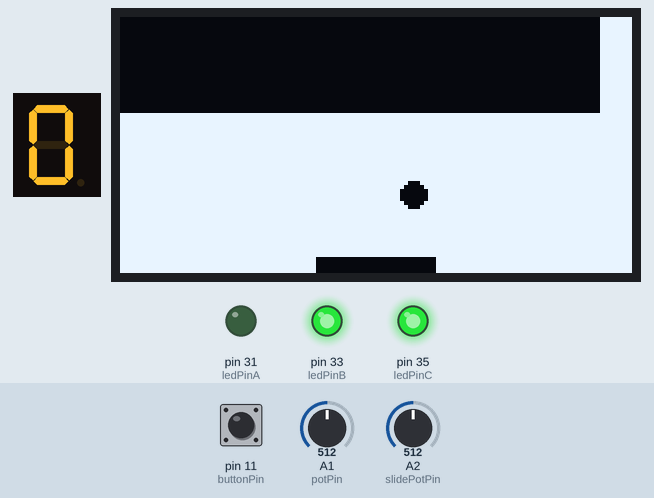
Simulated run of this sketch. Board: Arduino Mega 2560, built with avr-gcc and run on an emulated ATmega2560. Parts: 1-digit seven-segment display, 128×64 one-colour display, output pins drawn as LEDs (lit = HIGH). Wiring (from diagram.json): 1-digit 7-segment display, segments lit when LOW: segments pin 2, pin 3, pin 4, pin 5, pin 6, pin 7, pin 8. The inputs (shaded band) are chosen by the test bench; at power-on: A2 (slidePotPin) = 512, pin 11 (buttonPin) HIGH, A1 (potPin) = 512. The display library's start-up logo is not drawn; the segment pins are drawn as the display they are named for; pins used as bus, display or sensor lines are not drawn; what the sketch prints to the serial monitor is not drawn.

Above: at 3.2 s.
3.3 s: A2 (slidePotPin) set to 611
At 3.8 s:
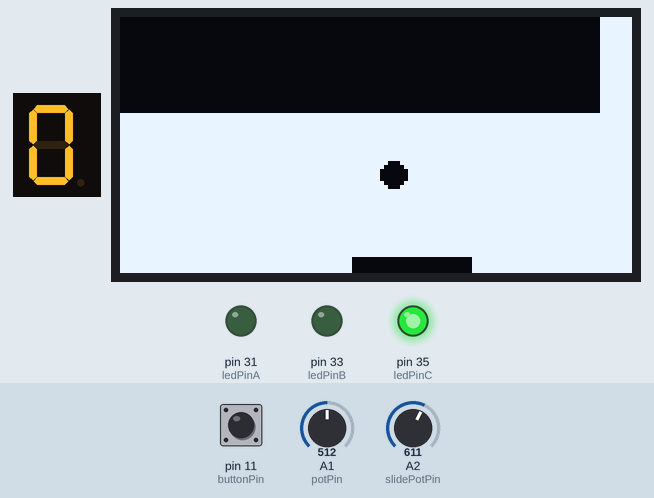
At 5.0 s:
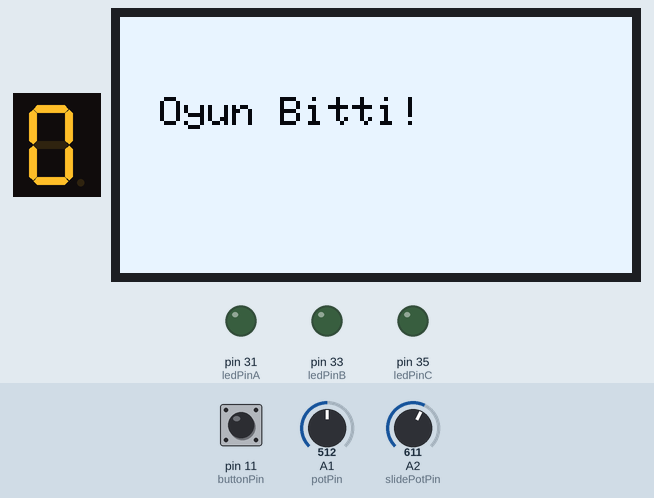
5.7 s: A2 (slidePotPin) set to 643
At 53.3 s:
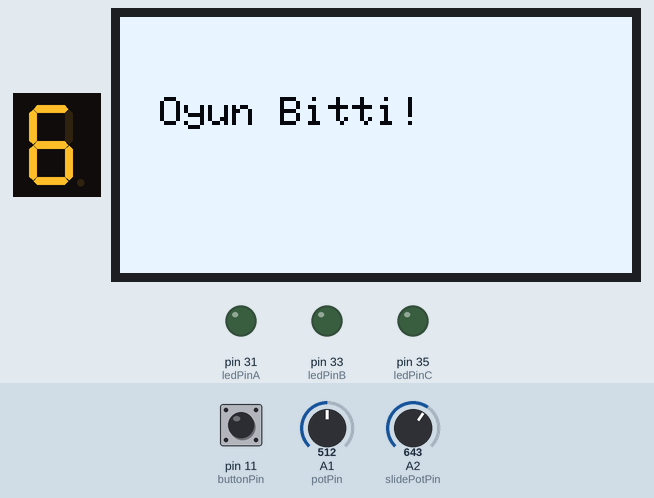
Timing chart, 0 to 53.6 s (numbered marks = the images above; inputs shaded):
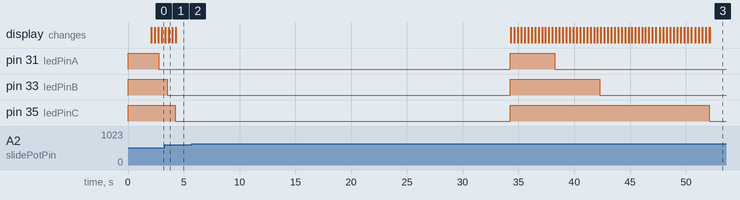

Measured:
- the behaviour switches between 626 and 627 on A2 (slidePotPin) (found by bisection; images 2 and 3)

The sketch:

sketch.ino
```cpp
#include <Wire.h>
#include <Adafruit_GFX.h>
#include <Adafruit_SSD1306.h>
//#include <SevSeg.h>

//SevSeg sevseg; // SevSeg nesnesi oluştur
 // SevSeg nesnesi oluştur
#define SEG_A 2
#define SEG_B 3
#define SEG_C 4
#define SEG_D 5
#define SEG_E 6
#define SEG_F 7
#define SEG_G 8

const uint8_t digits[]={

0b01000000,
0b11111001,
0b10100100,
0b00110000,
0b00011001,
0b00010010,
0b00000010,
0b01111000,
0b00000000,
0b00010000,
};
#define SCREEN_WIDTH 128
#define SCREEN_HEIGHT 64
#define OLED_RESET    -1
Adafruit_SSD1306 display(SCREEN_WIDTH, SCREEN_HEIGHT, &Wire, OLED_RESET);

// Pin bağlantıları
//byte numDigits = 1;
//byte digitPins[] = {29}; // Dig pinleri
//byte segmentPins[] = {37, 39, 41, 43, 45, 47, 49}; // Seg pinleri

unsigned long prevMillis = 0; // Önceki zamanı saklamak için
unsigned int numberToShow = 1; // Gösterilecek sayı

// Topun konumu ve hızı
float ballX = (SCREEN_WIDTH / 2);
float ballY = 35;
float ballSpeedX = 1.6;
float ballSpeedY = 1.6;

// Başlangıç noktası
float initialBallX = ballX;
float initialBallY = ballY;

// Çubuğun konumu ve genişliği
float paddleX = SCREEN_WIDTH / 2;
const float paddleWidth = 30;
const float paddleHeight = 4;

// Tuğla bilgileri
const int numBricksX = 10;
const int numBricksY = 3;
const int brickWidth = SCREEN_WIDTH / numBricksX;
const int brickHeight = 8;
bool bricks[numBricksX][numBricksY];

const int slidePotPin = A2; // Slayt potansiyometrenin sinyal pini A0'a bağlı
const int potPin = A1;
int healty = 3;
int ledPinA = 31;
int ledPinB = 33;
int ledPinC = 35;

const int buttonPin = 11; // Örnek olarak 2. dijital pini kullanıyoruz
int buttonState = 0;


// Seviye sayacı
int level = 1;
int score = 0; // Score değişkeni tanımlama
int skorLedicin=0;

void setup() {
  // initialize with the number of digits, and the pins for the digits and segments
  //sevseg.begin(COMMON_CATHODE, numDigits, digitPins, segmentPins);
  //sevseg.setBrightness(90); // Parlaklığı ayarla (0 ile 100 arasında)


  Serial.begin(9600);

  pinMode(SEG_A, OUTPUT);
  pinMode(SEG_B, OUTPUT);
  pinMode(SEG_C, OUTPUT);
  pinMode(SEG_D, OUTPUT);
  pinMode(SEG_E, OUTPUT);
  pinMode(SEG_F, OUTPUT);
  pinMode(SEG_G, OUTPUT);
  displaySegment(digits[0]);

  pinMode(ledPinA, OUTPUT);
  pinMode(ledPinB, OUTPUT);
  pinMode(ledPinC, OUTPUT);

  pinMode(buttonPin, INPUT);

  digitalWrite(ledPinA, HIGH);
  digitalWrite(ledPinB, HIGH);
  digitalWrite(ledPinC, HIGH);

  if (!display.begin(SSD1306_SWITCHCAPVCC, 0x3C)) {
    Serial.println(F("SSD1306 initialization failed. Please check your connections."));
    for (;;);
  }

  display.display(); // Ekranı temizle
  delay(2000);  // 2 saniye bekle
  display.clearDisplay(); // Ekranı temizle

  // Tuğla dizisini başlat
  for (int i = 0; i < numBricksX; i++) {
    for (int j = 0; j < numBricksY; j++) {
      bricks[i][j] = true;
    }
  }
}


void loop() {


  if(buttonState == 1){
   display.invertDisplay(true);
  }
  if(buttonState == 0)
  {
    display.invertDisplay(false);
  }


  buttonState = digitalRead(buttonPin);

  // Durum seri monitöre yazdırılır
  Serial.println(buttonState);
  Serial.println(score);

  int slidePotValue = analogRead(slidePotPin);
  // Dairesel potansiyometrenin değerini oku
  int potValue = analogRead(potPin);
  // Ekranı temizle
  display.clearDisplay();

  // Topu hareket ettir
  ballX += ballSpeedX;
  ballY += ballSpeedY;

  // Duvar çarpışmalarını kontrol et
  if (ballX <= 0 || ballX >= SCREEN_WIDTH - 1) {
    ballSpeedX *= -1;
  }
  if (ballY <= 0) {
    ballSpeedY *= -1;
  }

  // Çubuk çarpışmasını kontrol et
  if (ballY >= SCREEN_HEIGHT - paddleHeight && ballX >= paddleX && ballX <= paddleX + paddleWidth) {
    ballSpeedY *= -1; // Topun yönünü değiştir (aşağı doğru gitmesi için)
  }

  // Top çubuğun hizasından aşağı düştü mü kontrol et
  if (ballY >= SCREEN_HEIGHT)
  {
    if(healty == 3)
    {
      healty --;
      digitalWrite(ledPinA, LOW); // LED'i söndür
    }
    else if(healty == 2)
    {
      healty --;
      digitalWrite(ledPinB, LOW); // LED'i söndür
    }
    else
    {
      digitalWrite(ledPinC, LOW); // LED'i söndür
      // Oyun bitti
      display.setTextSize(1);
      display.setTextColor(WHITE);
      display.setCursor(10, 20);
      display.println("Oyun Bitti!");
      display.display();
      delay(30000); // 3 saniye bekle
      // Oyunu başlat
      startGame();
    }

    // Topu başlangıç noktasına geri döndür
    ballX = initialBallX;
    ballY = initialBallY;
  }

  // Tuğlalarla çarpışmayı kontrol et
  int ballXIndex = int(ballX / brickWidth);
  int ballYIndex = int(ballY / brickHeight);
  if (ballYIndex < numBricksY && ballXIndex < numBricksX && bricks[ballXIndex][ballYIndex]) {
    bricks[ballXIndex][ballYIndex] = false;
    score++;

    skorLedicin++;
    displaySegment(digits[skorLedicin]);
    if(skorLedicin==9){
      skorLedicin=-1;
    }

    //sevseg.setNumber(score); // 42 sayısını göster
    // sevseg.refreshDisplay(); // Gösterimi güncelle
    ballSpeedY *= -1;
  }

  // Tuğlaları çiz
  bool allBricksDestroyed = true; // Tüm tuğlaların yok edilip edilmediğini kontrol etmek için bir bayrak
  for (int i = 0; i < numBricksX; i++) {
    for (int j = 0; j < numBricksY; j++) {
      if (bricks[i][j]) {
          display.fillRect(i * brickWidth, j * brickHeight, brickWidth, brickHeight, WHITE);

        allBricksDestroyed = false; // En az bir tuğla varsa bayrağı false yap
      }
    }
  }

  // Tüm tuğlalar yoksa topun hızını %20 artır ve tuğlaları yeniden başlat
  if (allBricksDestroyed) {
    ballSpeedX *= 1.2; // Topun x hızını artır (%20)
    ballSpeedY *= 1.2; // Topun y hızını artır (%20)
    ballX = SCREEN_WIDTH / 2; // Topun başlangıç konumunu ayarla
  ballY = 35;
    // Tuğlaları yeniden başlat
    for (int i = 0; i < numBricksX; i++) {
      for (int j = 0; j < numBricksY; j++) {
        bricks[i][j] = true;
      }
    }
    // Yeni seviye mesajı göster
    display.setTextSize(1);
    display.setTextColor(WHITE);
    display.setCursor(10, 20);
    display.print("Seviye ");
    display.println(level+1);
    display.display();
    delay(3000); // 3 saniye bekle
    level++; // Seviye artır
  }

  // Çubuğu çiz
  paddleX = map(slidePotValue, 0, 1023, 0, SCREEN_WIDTH - paddleWidth); // Çubuğun x konumunu slayt potansiyometresinin değerine göre belirle
      display.fillRect(paddleX, SCREEN_HEIGHT - paddleHeight, paddleWidth, paddleHeight, WHITE);

  // Topu çiz
      display.fillCircle(ballX, ballY, 3, WHITE);

  // Ekranı güncelle
  display.display(); // Ekran güncelleme
  delay(10); // Gecikme ekle
}

void startGame() {
  // Yeni oyun başlatma işlemleri
  healty = 3; // Canları yeniden ayarla
  digitalWrite(ledPinA, HIGH); // Ledleri resetle
  digitalWrite(ledPinB, HIGH);
  digitalWrite(ledPinC, HIGH);

  ballSpeedX = ballSpeedX*1.2; // Topun hızını başlangıç hızına ayarla
  ballSpeedY = ballSpeedY*1.2;
  level = 1; // Seviyeyi sıfırla
  displaySegment(digits[0]);
}

void displaySegment(uint8_t digit){
for(int i =0;i<7;i++){
  if(digit & (1<<i)){
    digitalWrite(SEG_A +i,HIGH);


  }else{
    digitalWrite(SEG_A+i,LOW);
  }
}
}
```
